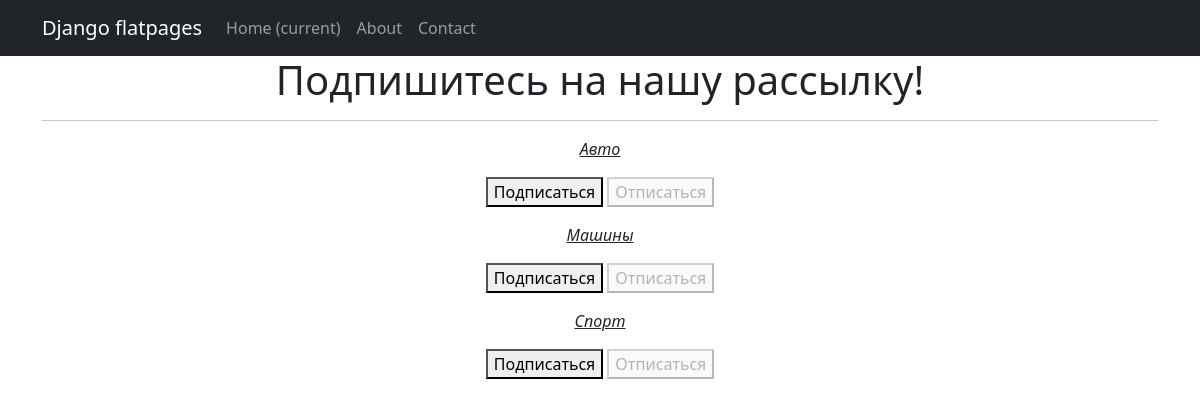
/news/subscriptions/ (signed in), run on the app's committed database.
### news/models.py (models this page shows, shortened)
class Category(models.Model):
    name = models.CharField(max_length=64, unique=True)
    subscribers = models.ManyToManyField(User, related_name='categories')

### news/views.py (the view, shortened to what this page needs)
# urls.py: path('subscriptions/', subscriptions, name='subscriptions'),
@login_required
@csrf_protect
def subscriptions(request):
    categories_with_subscriptions = Category.objects.annotate(
        user_subscribed=Exists(
            Subscriber.objects.filter(
                user=request.user,
                category=OuterRef('pk'),
            )
        )
    ).order_by('name')
    return render(
        request,
        'subscriptions.html',
        {'categories': categories_with_subscriptions},
    )

### templates/subscriptions.html (shortened to what this page needs)
{% extends 'flatpages/default.html' %}
{% block content %}
<h1>Подпишитесь на нашу рассылку!</h1>
<hr>
    {% for category in categories  %}
        <p>
            <p><span style="text-decoration: underline;"><em>{{ category.name }}</em></span></p>
            <form method="post">
                {% if category.user_subscribed %}
                    <button disabled>Подписаться</button>
                    <button name="action" value="unsubscribe">Отписаться</button>
                {% else %}
                    <button name="action" value="subscribe">Подписаться</button>
                    <button disabled>Отписаться</button>
                {% endif %}
            </form>
        </p>
    {% endfor %}
{% endblock content %}

### data on the page
Category: name "Авто", shows "Подписаться"
Category: name "Машины", shows "Подписаться"
Category: name "Спорт", shows "Подписаться"
